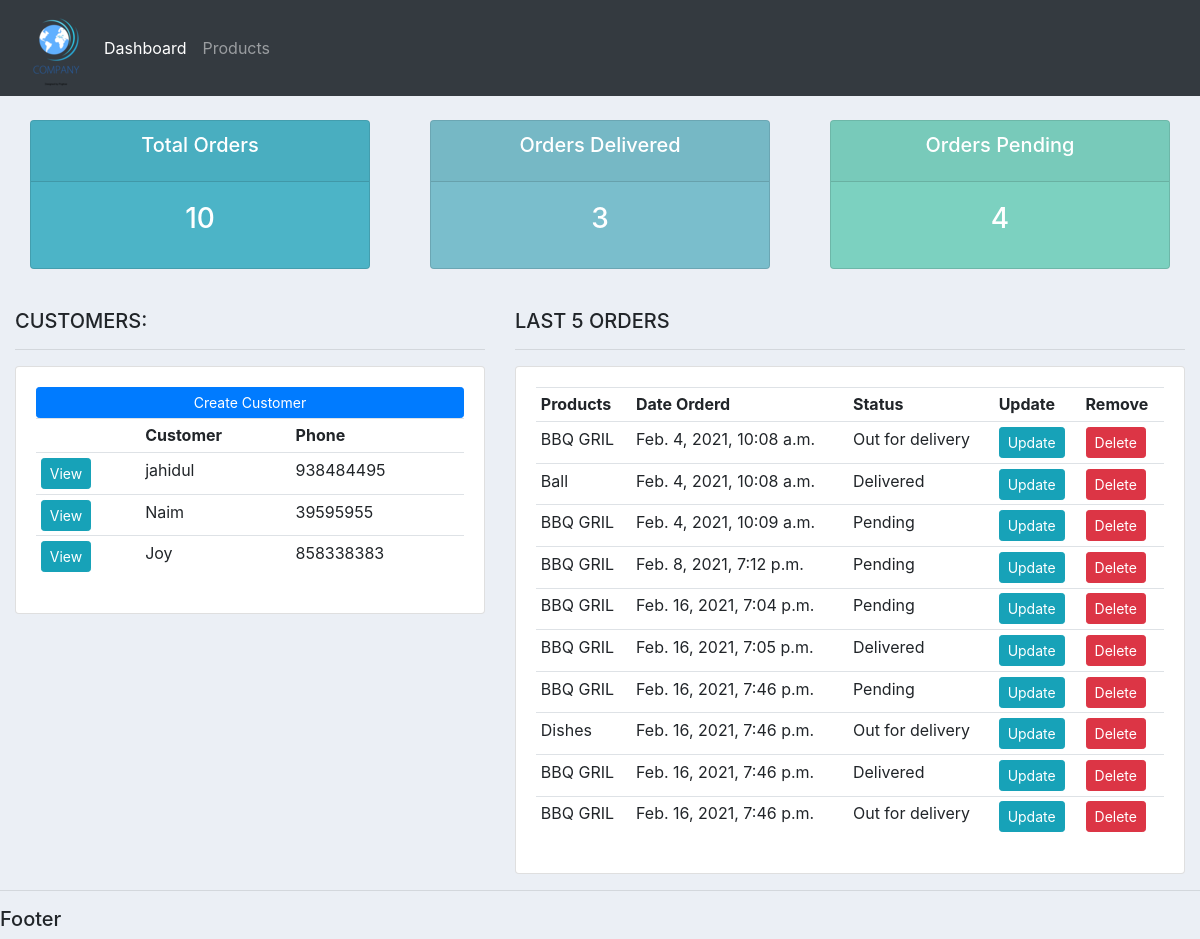
The page / on the database its author committed.
### accounts/models.py (models this page shows, shortened)
class Customer(models.Model):
    name = models.CharField(max_length=200, null=True)
    phone = models.CharField(max_length=200, null=True)
    email = models.CharField(max_length=200, null=True)
    date_created = models.DateTimeField(auto_now_add=True, null=True)

class Order(models.Model):
    STATUS = (
            ('Pending','Pending'),
            ('Out for delivery', 'Out for delivery'),
            ('Delivered', 'Delivered'),
            )
    customer = models.ForeignKey(Customer, null=True, on_delete= models.SET_NULL)
    product = models.ForeignKey(Products, null=True, on_delete= models.SET_NULL)
    date_created = models.DateTimeField(auto_now_add=True, null=True)
    status = models.CharField(max_length=200, null=True, choices=STATUS)
    note = models.CharField(max_length=200, null=True)

class Products(models.Model):
    CATEGORY = (
              ('Indoor', 'Indoor'),
              ('Out Door', 'Out Door'),
              )
    name = models.CharField(max_length=200, null=True)
    price = models.FloatField(null=True)
    category = models.CharField(max_length=200, null=True, choices=CATEGORY)
    description = models.CharField(max_length=200, null=True, blank=True)
    date_created = models.DateTimeField(auto_now_add=True, null=True)
    tag = models.ManyToManyField(Tag)
    def __str__(self):
        return self.name

### accounts/views.py (the view)
# urls.py: path('', views.home, name="home"),
def home(request):
    orders = Order.objects.all()
    customers = Customer.objects.all()
    total_customer = customers.count()
    total_orders = orders.count()
    delivered = orders.filter(status='Delivered').count()
    pending = orders.filter(status='Pending').count()
    context = {'orders':orders, 'customers':customers,
    'total_orders': total_orders, 'delivered': delivered,
    'pending': pending}
    return render(request,'accounts/dashboard.html', context)

### accounts/templates/accounts/dashboard.html
{% extends 'accounts/main.html' %}
{% block content %}
{% include 'accounts/status.html' %}
<br>
<div class="row">
    <div class="col-md-5">
        <h5>CUSTOMERS:</h5>
        <hr>
        <div class="card card-body">
            <a class="btn btn-primary  btn-sm btn-block" href="">Create Customer</a>
            <table class="table table-sm">
                <tr>
                    <th></th>
                    <th>Customer</th>
                    <th>Phone</th>
                </tr>
                {% for customer in customers %}
                   <tr>
                       <td><a class="btn btn-sm btn-info" href="{% url 'customer' customer.id %}">View</a></td>
                       <td>{{customer.name}}</td>
                       <td>{{customer.phone}}</td>
                   </tr>
                {% endfor %}
            </table>
        </div>
    </div>
    <div class="col-md-7">
        <h5>LAST 5 ORDERS</h5>
        <hr>
        <div class="card card-body">
            <table class="table table-sm">
                <tr>
                    <th>Products</th>
                    <th>Date Orderd</th>
                    <th>Status</th>
                    <th>Update</th>
                    <th>Remove</th>
                </tr>
                {% for order in orders %}
                   <tr>
                       <td>{{order.product}}</td>
                       <td>{{order.date_created}}</td>
                       <td>{{order.status}}</td>
                       <td><a class="btn btn-sm btn-info" href="{% url 'update_order' order.id %}">Update</a></td>
                       <td><a class="btn btn-sm btn-danger"href="{% url 'delete_order' order.id %}">Delete</a></td>
                   </tr>
                {% endfor %}
            </table>
        </div>
    </div>
</div>
{% endblock %}

### static/css/main.css (style rules this page uses)
body { background-color: #ebeff5; }

### rows shown on the page
Customer: name "jahidul", phone "938484495"
Customer: name "Naim", phone "39595955"
Customer: name "Joy", phone "858338383"
Order: product "BBQ GRIL", date_created "Feb. 4, 2021, 10:08 a.m.", status "Out for delivery"
Order: product "Ball", date_created "Feb. 4, 2021, 10:08 a.m.", status "Delivered"
Order: product "BBQ GRIL", date_created "Feb. 4, 2021, 10:09 a.m.", status "Pending"
Order: product "BBQ GRIL", date_created "Feb. 8, 2021, 7:12 p.m.", status "Pending"
Order: product "BBQ GRIL", date_created "Feb. 16, 2021, 7:04 p.m.", status "Pending"
Order: product "BBQ GRIL", date_created "Feb. 16, 2021, 7:05 p.m.", status "Delivered"
Order: product "BBQ GRIL", date_created "Feb. 16, 2021, 7:46 p.m.", status "Pending"
Order: product "Dishes", date_created "Feb. 16, 2021, 7:46 p.m.", status "Out for delivery"
Order: product "BBQ GRIL", date_created "Feb. 16, 2021, 7:46 p.m.", status "Delivered"
Order: product "BBQ GRIL", date_created "Feb. 16, 2021, 7:46 p.m.", status "Out for delivery"

### other values the page prints
{{ total_orders }} "10"
{{ delivered }} "3"
{{ pending }} "4"
